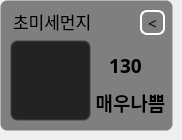
      <widget class="QWidget" name="page_6">
       <widget class="QFrame" name="frame_3">
        <property name="geometry">
         <rect>
          <x>0</x>
          <y>0</y>
          <width>173</width>
          <height>131</height>
         </rect>
        </property>
        <property name="styleSheet">
         <string notr="true">background-color:rgba(0,0,0,120);
border :1px solid transparent;
border-radius : 7px</string>
        </property>
        <property name="frameShape">
         <enum>QFrame::StyledPanel</enum>
        </property>
        <property name="frameShadow">
         <enum>QFrame::Raised</enum>
        </property>
        <widget class="QLabel" name="label_10">
         <property name="geometry">
          <rect>
           <x>8</x>
           <y>11</y>
           <width>91</width>
           <height>21</height>
          </rect>
         </property>
         <property name="font">
          <font>
           <family>나눔스퀘어 Light</family>
           <pointsize>13</pointsize>
           <weight>50</weight>
           <bold>false</bold>
          </font>
         </property>
         <property name="styleSheet">
          <string notr="true">background:transparent</string>
         </property>
         <property name="text">
          <string>초미세먼지</string>
         </property>
        </widget>
        <widget class="QLabel" name="dust_str_2">
         <property name="geometry">
          <rect>
           <x>95</x>
           <y>87</y>
           <width>71</width>
           <height>31</height>
          </rect>
         </property>
         <property name="font">
          <font>
           <family>나눔스퀘어 Bold</family>
           <pointsize>14</pointsize>
           <weight>75</weight>
           <bold>true</bold>
          </font>
         </property>
         <property name="styleSheet">
          <string notr="true">background:transparent</string>
         </property>
         <property name="text">
          <string>매우나쁨</string>
         </property>
         <property name="alignment">
          <set>Qt::AlignCenter</set>
         </property>
        </widget>
        <widget class="QLabel" name="dust_val_2">
         <property name="geometry">
          <rect>
           <x>90</x>
           <y>50</y>
           <width>71</width>
           <height>31</height>
          </rect>
         </property>
         <property name="font">
          <font>
           <family>나눔스퀘어 Bold</family>
           <pointsize>14</pointsize>
           <weight>75</weight>
           <bold>true</bold>
          </font>
         </property>
         <property name="styleSheet">
          <string notr="true">background:transparent</string>
         </property>
         <property name="text">
          <string>130</string>
         </property>
         <property name="alignment">
          <set>Qt::AlignCenter</set>
         </property>
        </widget>
        <widget class="QStackedWidget" name="stackedWidget_5">
         <property name="geometry">
          <rect>
           <x>10</x>
           <y>40</y>
           <width>81</width>
           <height>81</height>
          </rect>
         </property>
         <property name="styleSheet">
          <string notr="true"/>
         </property>
         <property name="currentIndex">
          <number>0</number>
         </property>
         <widget class="QWidget" name="page_9"/>
         <widget class="QWidget" name="page_10"/>
        </widget>
        <widget class="QPushButton" name="backDust">
         <property name="geometry">
          <rect>
           <x>140</x>
           <y>10</y>
           <width>25</width>
           <height>25</height>
          </rect>
         </property>
         <property name="font">
          <font>
           <family>나눔스퀘어</family>
           <pointsize>11</pointsize>
           <weight>50</weight>
           <bold>false</bold>
          </font>
         </property>
         <property name="styleSheet">
          <string notr="true">QPushButton{border:2px solid white;
border-radius : 7px;
background:transparent;}
QPushButton:pressed{
background-color:white;
color:rgb(90,90,90);
border:2px solid white;
border-radius : 7px;}</string>
         </property>
         <property name="text">
          <string>&lt;</string>
         </property>
        </widget>
       </widget>
      </widget>
